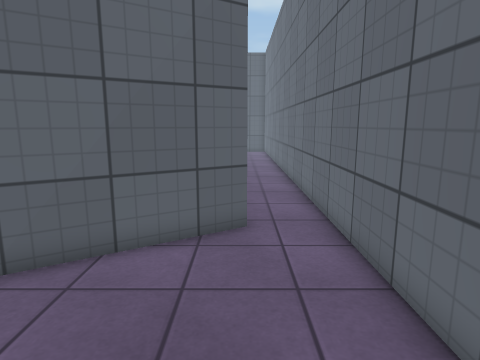
[1] (above)

16 first-person views from a walk through a scene from a Unity 3-D project. The camera is 1.4 m above the floor, tilts 10° down and sees 75° across. The floor is counted in squares, 0.5 m on a side. Each view is taken from the middle of a square. On the plan, view 1 faces up. The plan holds only what a view shows up to about 20 squares ahead; the rest is blank. The place goes on beyond the plan. The player character is not drawn. Surface patterns are stand-ins for the level's own textures.

[2]
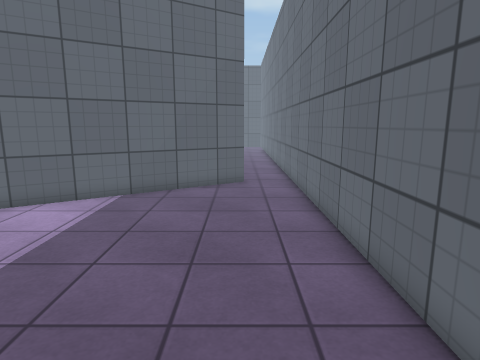

[3]
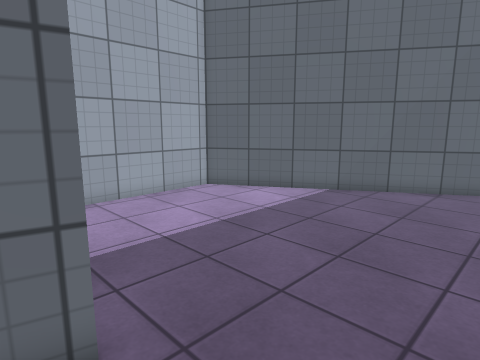

[4]
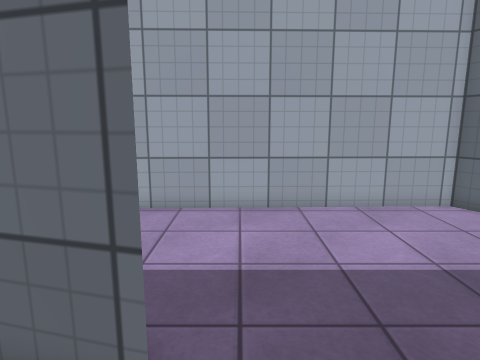

[5]
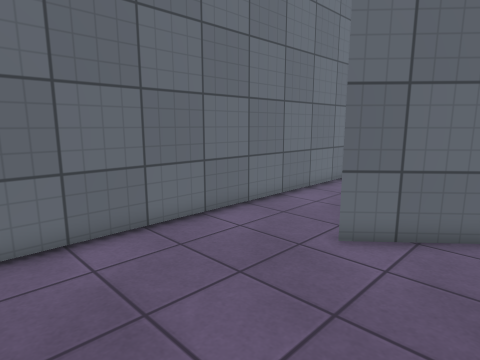

[6]
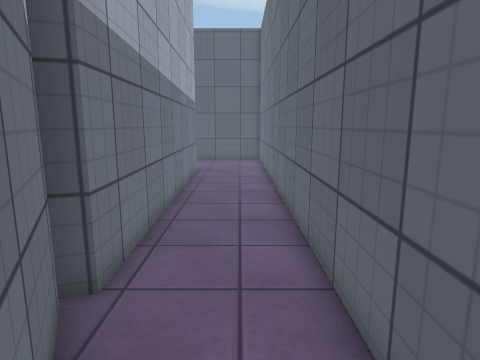

[7]
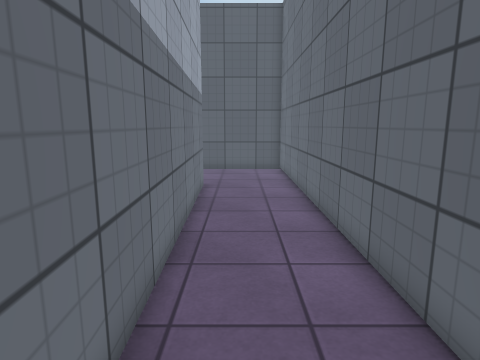

[8]
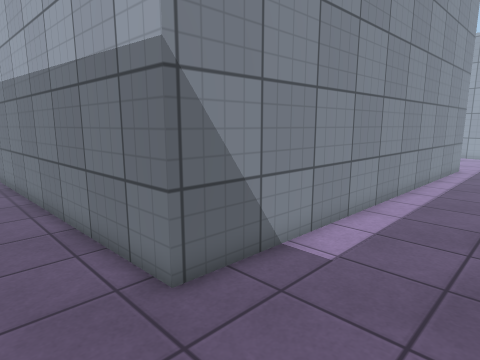

[9]
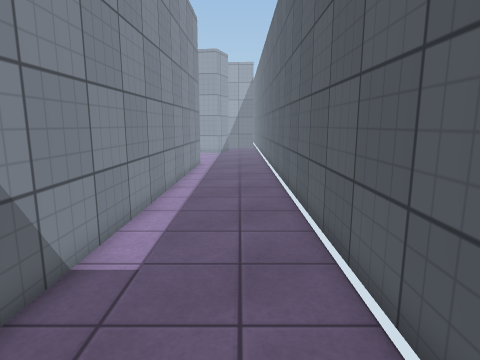

[10]
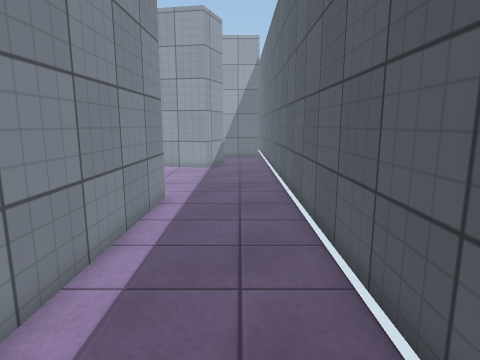

[11]
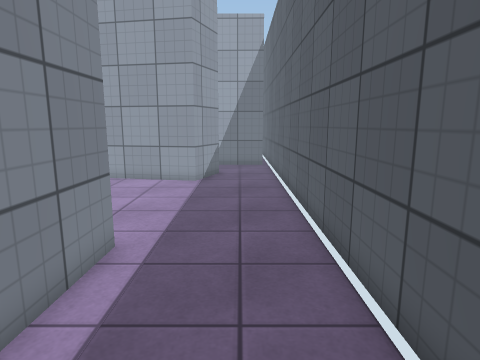

[12]
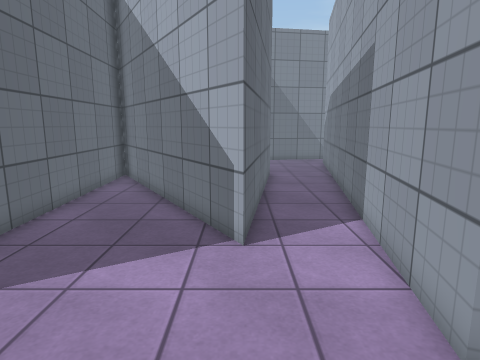

[13]
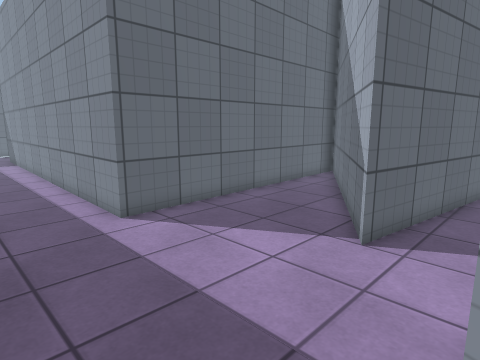

[14]
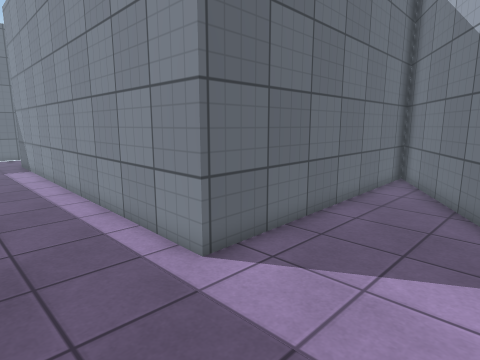

[15]
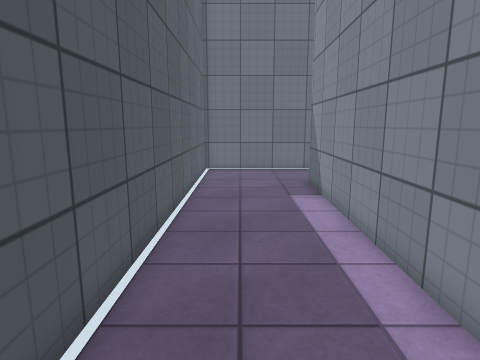

[16]
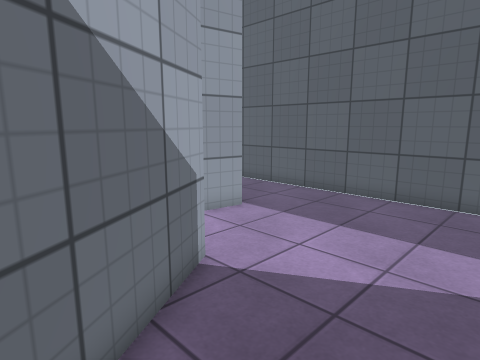

### Floor plan
Points are (right, up) in squares from view 1. A wall is a line through its corners. A room is listed if a view was taken in it or the views show most of it. See-through windows are left out.
Room 1 (views 1, 2, 3, 4, 5, 6)
walls: (-4.1, -8.1) (-1.6, -5.8) (-2, -7.7); (2.6, -8.5) (2.6, 9.5); (0.2, 8.4) (-9.6, 2.3) (-9.3, -8.4)
ways out: opening at (1.5, 10) to room 2
Room 2 (views 7, 8, 9, 10, 11, 12, 13, 14, 15, 16)
walls: (-31.5, 29.1) (-30.7, 28.7) (-31.5, 24); (-29.5, 15.3) (-28.1, 25) (-21.5, 14.4) (-21.9, 28.1) (-1.7, 27.6) (-1.4, 12.9) (-1.9, 12.7) (-0.4, 9.6); (2.6, 9.5) (2.6, 33.2) (-31.5, 33.2)
ways out: opening at (1.5, 10) to room 1; opening at (-31, 15)

Where each view was taken, in squares from view 1:
view 1: 0 up, 0 right, facing up
view 2: 7 down, 0 right, facing up
view 3: 7 down, 2 right, facing up-left
view 4: 5 down, 1 right, facing left
view 5: 1 up, 5 left, facing down-right
view 6: 8 up, 1 right, facing up
view 7: 13 up, 0 right, facing up
view 8: 32 up, 1 right, facing down-left
view 9: 31 up, 1 right, facing left
view 10: 31 up, 10 left, facing left
view 11: 31 up, 15 left, facing left
view 12: 32 up, 28 left, facing down
view 13: 32 up, 31 left, facing down-right
view 14: 32 up, 27 left, facing down-right
view 15: 31 up, 17 left, facing right
view 16: 21 up, 23 left, facing up-left
